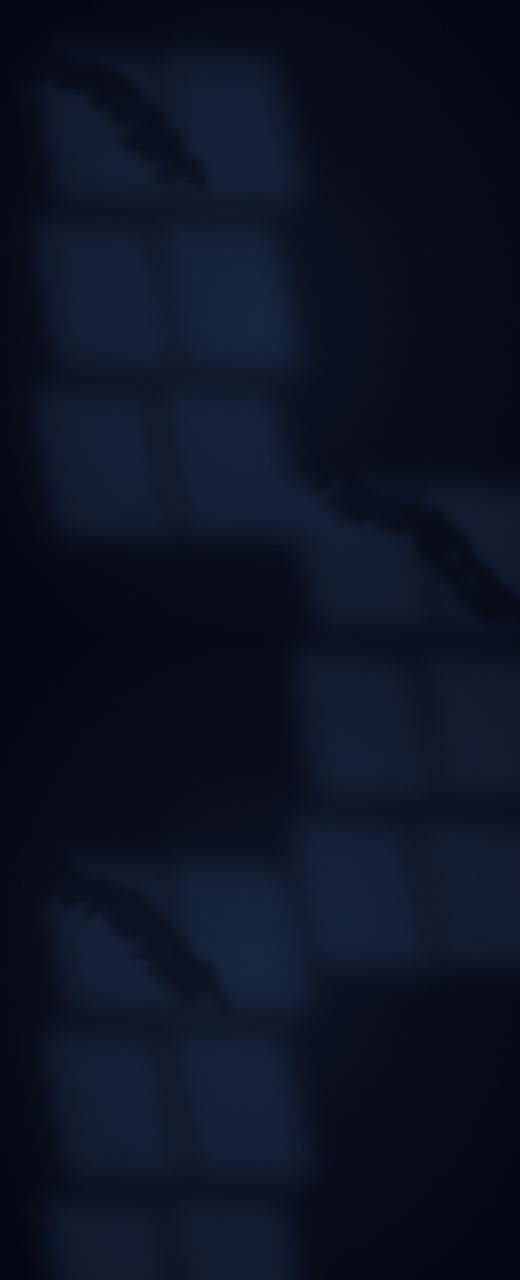
#> input picture tools/reel_v7/v7-salon-de-bingo-hurley/wall2.jpg, 2600 x 6400 px, given in place of hurley.jpg, which was not available (shown at 1/5 size)
$ python cut.py
#> lines starting #> are read from the running program, lines starting #| are printed output that depends on the picture
### tools/reel_v7/bielsa/grade.py
"""B/N de negros profundos; solo sobrevive el azul (equipación, detalles), llevado al azul de marca. Máscara suavizada."""
import cv2, numpy as np, sys
def grade(src, dst, keep_blue=True):
    im = cv2.imread(src, cv2.IMREAD_UNCHANGED)
    a = im[..., 3] if im.shape[2] == 4 else None
    bgr = im[..., :3].astype(np.float32) / 255
    g = cv2.cvtColor((bgr*255).astype(np.uint8), cv2.COLOR_BGR2GRAY).astype(np.float32)/255
    g = np.clip((g - 0.06) / 0.88, 0, 1); g = g**1.18                         # negros profundos
    g = g*g*(3-2*g)*0.55 + g*0.45                                            # curva en S suave
    out = np.dstack([g, g, g])
    if keep_blue:
        hsv = cv2.cvtColor((bgr*255).astype(np.uint8), cv2.COLOR_BGR2HSV).astype(np.float32)
        h, s, v = hsv[..., 0], hsv[..., 1], hsv[..., 2]
        m = ((h > 95) & (h < 128) & (s > 95) & (v > 45)).astype(np.float32)
        m = cv2.morphologyEx(m, cv2.MORPH_OPEN, np.ones((3, 3), np.uint8))
        m = cv2.GaussianBlur(m, (0, 0), 3.5)
        brand = np.array([255, 109, 99], np.float32)/255   # #636DFF en BGR
        light = np.array([255, 168, 106], np.float32)/255  # #6AA8FF
        lum = np.clip(g*1.25, 0, 1)[..., None]
        col = brand*(1-lum)*1.1 + light*lum
        col = col*(0.35+0.75*lum)
        out = out*(1-m[..., None]) + col*m[..., None]
    out = (np.clip(out, 0, 1)*255).astype(np.uint8)
    if a is not None: out = np.dstack([out, a])
    cv2.imwrite(dst, out)
# [4 lines that do not run on import are left out]

### tools/reel_v7/v7-salon-de-bingo-hurley/cut.py
"""Recortes y gradación de las fotos de v7-salon-de-bingo-hurley (../bielsa/grade.py). Ver CREDITOS.md."""
from PIL import Image
import sys; sys.path.insert(0, '../bielsa'); from grade import grade
# 1 · Bob hurley.jpg (Vault7424, CC BY-SA 3.0): foto pequeña (473×640) → enmarcada, recortada a Hurley
Image.open('photos/hurley.jpg').convert('RGB').crop((150, 70, 473, 520)).save('photos/hurley_crop.jpg', quality=94)
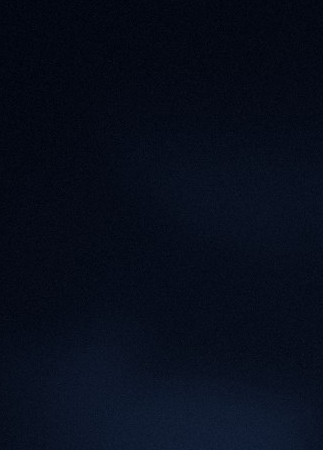
#> saved as hurley_crop.jpg: PIL image 323x450 RGB; mean R, G, B 7.7, 13.6, 27.4
grade('photos/hurley_crop.jpg', 'img/hurley_g.jpg', keep_blue=False)
#> in grade, `out = (np.clip(out, 0, 1)*255).astype(np.uint8)`:
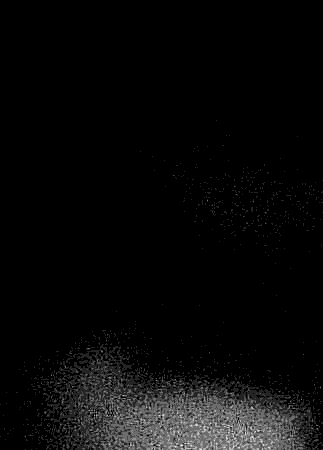
#> out: shape (450, 323, 3); min 0, max 7, mean 0.267; drawn with min black and max white
# 2 · White Eagle Hall.jpg (Macaddct1984, CC BY-SA 4.0): fachada de hoy, sin la acera ni los carteles de abajo
Image.open('photos/whiteeagle.jpg').convert('RGB').crop((90, 70, 1150, 905)).save('photos/whiteeagle_crop.jpg', quality=93)
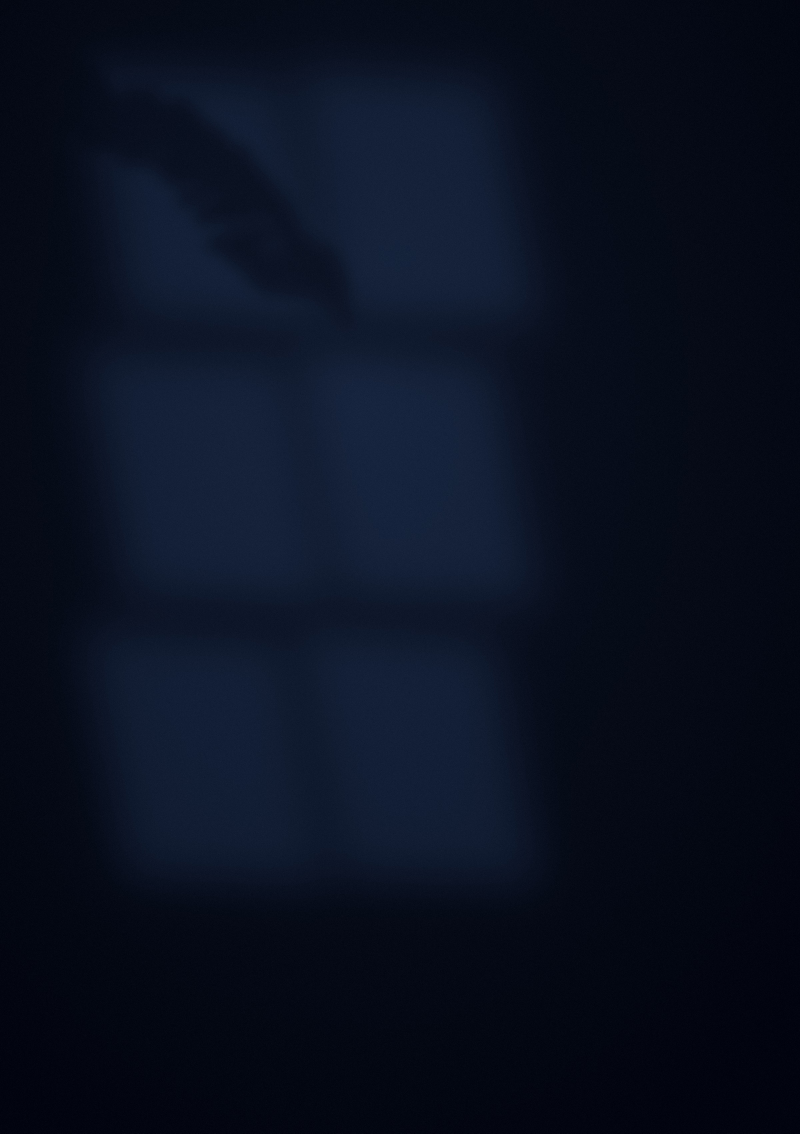
#> input picture tools/reel_v7/bielsa/wall.jpg, 2400 x 3400 px, given in place of whiteeagle.jpg, which was not available (shown at 1/3 size)
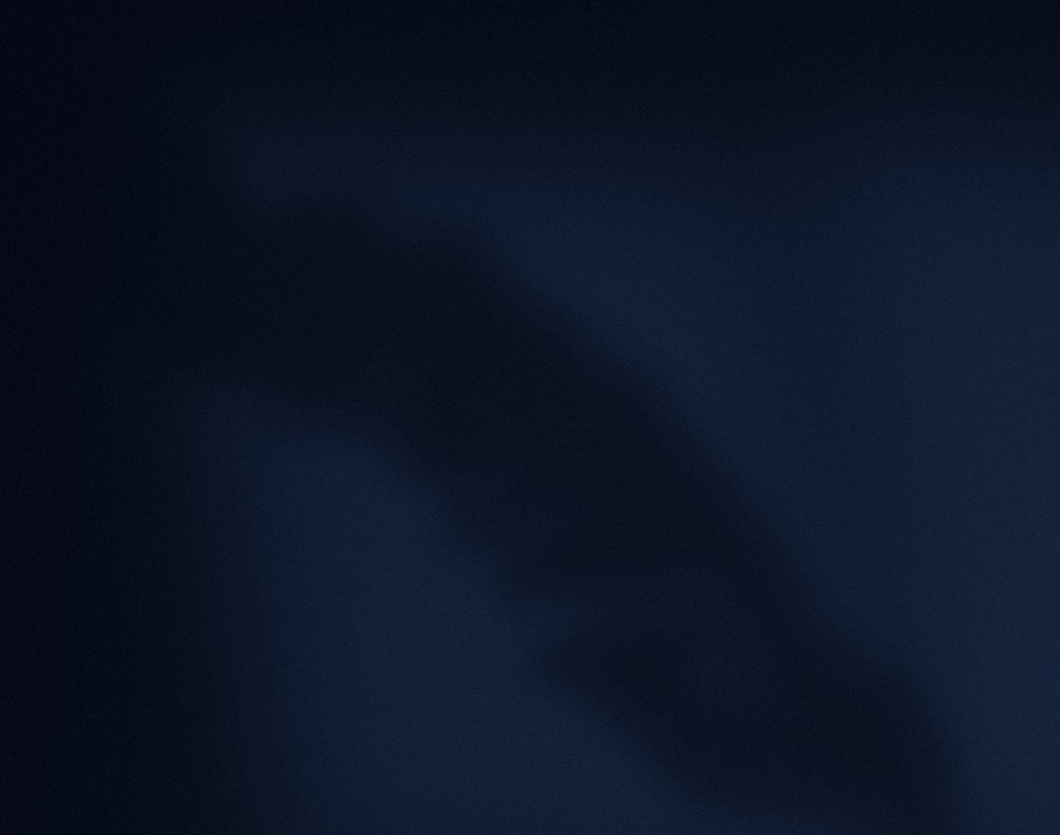
#> saved as whiteeagle_crop.jpg: PIL image 1060x835 RGB; mean R, G, B 12.6, 20.8, 38.7
grade('photos/whiteeagle_crop.jpg', 'img/whiteeagle_g.jpg', keep_blue=False)
# 3 · St. Anthony High School 2014 (Jaylen123456789, CC BY-SA 3.0)
Image.open('photos/stanthony.jpg').convert('RGB').crop((0, 0, 1300, 800)).save('photos/stanthony_crop.jpg', quality=93)
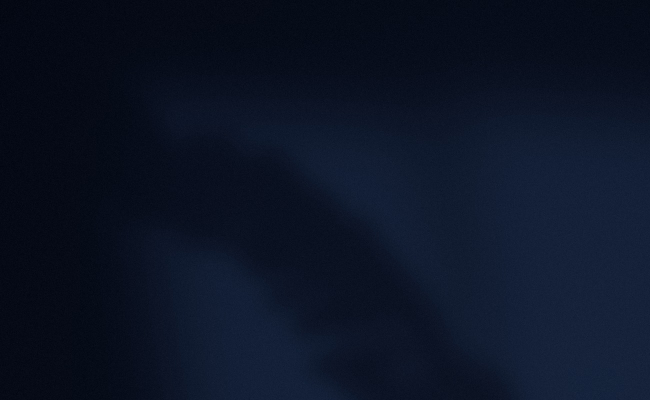
#> saved as stanthony_crop.jpg: PIL image 1300x800 RGB (shown at 1/2 size); mean R, G, B 11.9, 19.8, 37.2
grade('photos/stanthony_crop.jpg', 'img/stanthony_g.jpg', keep_blue=False)
#> call 3 of grade, with src = 'photos/stanthony_crop.jpg', dst = 'img/stanthony_g.jpg', keep_blue = False
#> in grade (call 3), `bgr = im[..., :3].astype(np.float32) / 255`:
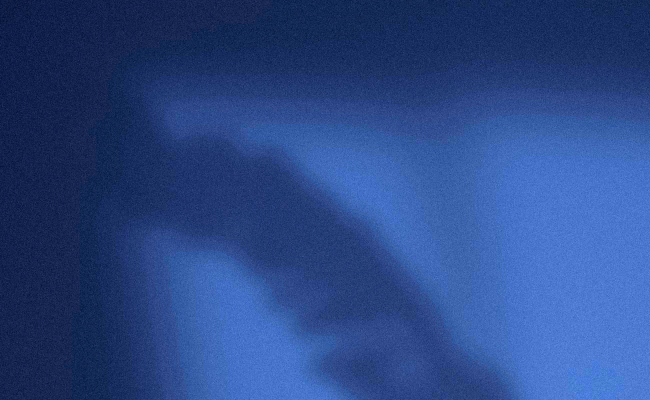
#> bgr: shape (800, 1300, 3) float32 (shown at 1/2 size); mean B, G, R 0.146, 0.0778, 0.0465; drawn with min black and max white
#> in grade (call 3), `g = g*g*(3-2*g)*0.55 + g*0.45`:
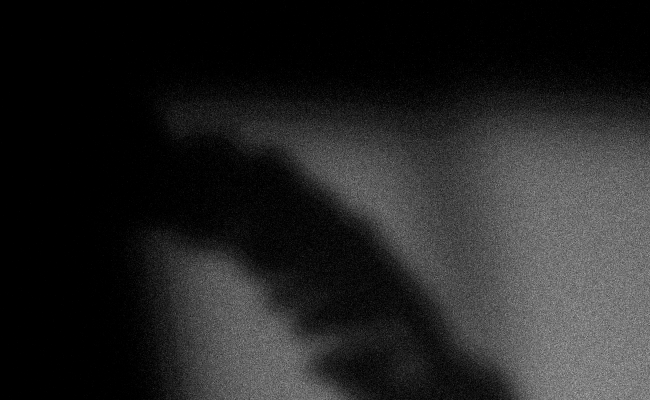
#> g: shape (800, 1300) float32 (shown at 1/2 size); min 0, max 0.0545, mean 0.00771; drawn with min black and max white
# 4 · Basketball Hall of Fame, Springfield MA (John Phelan, CC BY 3.0): la cúpula y la torre (B/N: el azul del cielo dejaba un borde)
#> (the run stopped early here; a loop or call above may not have finished)
